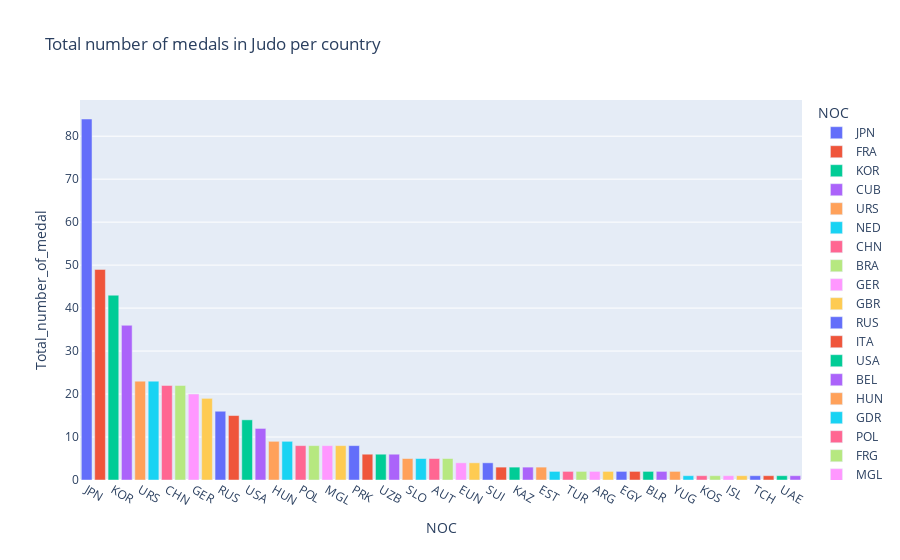

Notebook cell for this chart:
### Code cell
px.bar(judo, x="NOC", y="Total_number_of_medal", color="NOC", title= "Total number of medals in Judo per country")

### Figure 1 — Plotly figure (JSON) as saved in the notebook; plotly's stock layout.template omitted (floating-point values rounded to 4 significant figures)
{"data": [{"alignmentgroup": "True", "hovertemplate": "NOC=%{x}<br>Total_number_of_medal=%{y}<extra></extra>", "legendgroup": "JPN", "marker": {"color": "#636efa", "pattern": {"shape": ""}}, "name": "JPN", "offsetgroup": "JPN", "orientation": "v", "showlegend": true, "textposition": "auto", "type": "bar", "x": ["JPN"], "xaxis": "x", "y": [84], "yaxis": "y"}, {"alignmentgroup": "True", "hovertemplate": "NOC=%{x}<br>Total_number_of_medal=%{y}<extra></extra>", "legendgroup": "FRA", "marker": {"color": "#EF553B", "pattern": {"shape": ""}}, "name": "FRA", "offsetgroup": "FRA", "orientation": "v", "showlegend": true, "textposition": "auto", "type": "bar", "x": ["FRA"], "xaxis": "x", "y": [49], "yaxis": "y"}, {"alignmentgroup": "True", "hovertemplate": "NOC=%{x}<br>Total_number_of_medal=%{y}<extra></extra>", "legendgroup": "KOR", "marker": {"color": "#00cc96", "pattern": {"shape": ""}}, "name": "KOR", "offsetgroup": "KOR", "orientation": "v", "showlegend": true, "textposition": "auto", "type": "bar", "x": ["KOR"], "xaxis": "x", "y": [43], "yaxis": "y"}, {"alignmentgroup": "True", "hovertemplate": "NOC=%{x}<br>Total_number_of_medal=%{y}<extra></extra>", "legendgroup": "CUB", "marker": {"color": "#ab63fa", "pattern": {"shape": ""}}, "name": "CUB", "offsetgroup": "CUB", "orientation": "v", "showlegend": true, "textposition": "auto", "type": "bar", "x": ["CUB"], "xaxis": "x", "y": [36], "yaxis": "y"}, {"alignmentgroup": "True", "hovertemplate": "NOC=%{x}<br>Total_number_of_medal=%{y}<extra></extra>", "legendgroup": "URS", "marker": {"color": "#FFA15A", "pattern": {"shape": ""}}, "name": "URS", "offsetgroup": "URS", "orientation": "v", "showlegend": true, "textposition": "auto", "type": "bar", "x": ["URS"], "xaxis": "x", "y": [23], "yaxis": "y"}, {"alignmentgroup": "True", "hovertemplate": "NOC=%{x}<br>Total_number_of_medal=%{y}<extra></extra>", "legendgroup": "NED", "marker": {"color": "#19d3f3", "pattern": {"shape": ""}}, "name": "NED", "offsetgroup": "NED", "orientation": "v", "showlegend": true, "textposition": "auto", "type": "bar", "x": ["NED"], "xaxis": "x", "y": [23], "yaxis": "y"}, {"alignmentgroup": "True", "hovertemplate": "NOC=%{x}<br>Total_number_of_medal=%{y}<extra></extra>", "legendgroup": "CHN", "marker": {"color": "#FF6692", "pattern": {"shape": ""}}, "name": "CHN", "offsetgroup": "CHN", "orientation": "v", "showlegend": true, "textposition": "auto", "type": "bar", "x": ["CHN"], "xaxis": "x", "y": [22], "yaxis": "y"}, {"alignmentgroup": "True", "hovertemplate": "NOC=%{x}<br>Total_number_of_medal=%{y}<extra></extra>", "legendgroup": "BRA", "marker": {"color": "#B6E880", "pattern": {"shape": ""}}, "name": "BRA", "offsetgroup": "BRA", "orientation": "v", "showlegend": true, "textposition": "auto", "type": "bar", "x": ["BRA"], "xaxis": "x", "y": [22], "yaxis": "y"}, {"alignmentgroup": "True", "hovertemplate": "NOC=%{x}<br>Total_number_of_medal=%{y}<extra></extra>", "legendgroup": "GER", "marker": {"color": "#FF97FF", "pattern": {"shape": ""}}, "name": "GER", "offsetgroup": "GER", "orientation": "v", "showlegend": true, "textposition": "auto", "type": "bar", "x": ["GER"], "xaxis": "x", "y": [20], "yaxis": "y"}, {"alignmentgroup": "True", "hovertemplate": "NOC=%{x}<br>Total_number_of_medal=%{y}<extra></extra>", "legendgroup": "GBR", "marker": {"color": "#FECB52", "pattern": {"shape": ""}}, "name": "GBR", "offsetgroup": "GBR", "orientation": "v", "showlegend": true, "textposition": "auto", "type": "bar", "x": ["GBR"], "xaxis": "x", "y": [19], "yaxis": "y"}, {"alignmentgroup": "True", "hovertemplate": "NOC=%{x}<br>Total_number_of_medal=%{y}<extra></extra>", "legendgroup": "RUS", "marker": {"color": "#636efa", "pattern": {"shape": ""}}, "name": "RUS", "offsetgroup": "RUS", "orientation": "v", "showlegend": true, "textposition": "auto", "type": "bar", "x": ["RUS"], "xaxis": "x", "y": [16], "yaxis": "y"}, {"alignmentgroup": "True", "hovertemplate": "NOC=%{x}<br>Total_number_of_medal=%{y}<extra></extra>", "legendgroup": "ITA", "marker": {"color": "#EF553B", "pattern": {"shape": ""}}, "name": "ITA", "offsetgroup": "ITA", "orientation": "v", "showlegend": true, "textposition": "auto", "type": "bar", "x": ["ITA"], "xaxis": "x", "y": [15], "yaxis": "y"}, {"alignmentgroup": "True", "hovertemplate": "NOC=%{x}<br>Total_number_of_medal=%{y}<extra></extra>", "legendgroup": "USA", "marker": {"color": "#00cc96", "pattern": {"shape": ""}}, "name": "USA", "offsetgroup": "USA", "orientation": "v", "showlegend": true, "textposition": "auto", "type": "bar", "x": ["USA"], "xaxis": "x", "y": [14], "yaxis": "y"}, {"alignmentgroup": "True", "hovertemplate": "NOC=%{x}<br>Total_number_of_medal=%{y}<extra></extra>", "legendgroup": "BEL", "marker": {"color": "#ab63fa", "pattern": {"shape": ""}}, "name": "BEL", "offsetgroup": "BEL", "orientation": "v", "showlegend": true, "textposition": "auto", "type": "bar", "x": ["BEL"], "xaxis": "x", "y": [12], "yaxis": "y"}, {"alignmentgroup": "True", "hovertemplate": "NOC=%{x}<br>Total_number_of_medal=%{y}<extra></extra>", "legendgroup": "HUN", "marker": {"color": "#FFA15A", "pattern": {"shape": ""}}, "name": "HUN", "offsetgroup": "HUN", "orientation": "v", "showlegend": true, "textposition": "auto", "type": "bar", "x": ["HUN"], "xaxis": "x", "y": [9], "yaxis": "y"}, {"alignmentgroup": "True", "hovertemplate": "NOC=%{x}<br>Total_number_of_medal=%{y}<extra></extra>", "legendgroup": "GDR", "marker": {"color": "#19d3f3", "pattern": {"shape": ""}}, "name": "GDR", "offsetgroup": "GDR", "orientation": "v", "showlegend": true, "textposition": "auto", "type": "bar", "x": ["GDR"], "xaxis": "x", "y": [9], "yaxis": "y"}, {"alignmentgroup": "True", "hovertemplate": "NOC=%{x}<br>Total_number_of_medal=%{y}<extra></extra>", "legendgroup": "POL", "marker": {"color": "#FF6692", "pattern": {"shape": ""}}, "name": "POL", "offsetgroup": "POL", "orientation": "v", "showlegend": true, "textposition": "auto", "type": "bar", "x": ["POL"], "xaxis": "x", "y": [8], "yaxis": "y"}, {"alignmentgroup": "True", "hovertemplate": "NOC=%{x}<br>Total_number_of_medal=%{y}<extra></extra>", "legendgroup": "FRG", "marker": {"color": "#B6E880", "pattern": {"shape": ""}}, "name": "FRG", "offsetgroup": "FRG", "orientation": "v", "showlegend": true, "textposition": "auto", "type": "bar", "x": ["FRG"], "xaxis": "x", "y": [8], "yaxis": "y"}, {"alignmentgroup": "True", "hovertemplate": "NOC=%{x}<br>Total_number_of_medal=%{y}<extra></extra>", "legendgroup": "MGL", "marker": {"color": "#FF97FF", "pattern": {"shape": ""}}, "name": "MGL", "offsetgroup": "MGL", "orientation": "v", "showlegend": true, "textposition": "auto", "type": "bar", "x": ["MGL"], "xaxis": "x", "y": [8], "yaxis": "y"}, {"alignmentgroup": "True", "hovertemplate": "NOC=%{x}<br>Total_number_of_medal=%{y}<extra></extra>", "legendgroup": "GEO", "marker": {"color": "#FECB52", "pattern": {"shape": ""}}, "name": "GEO", "offsetgroup": "GEO", "orientation": "v", "showlegend": true, "textposition": "auto", "type": "bar", "x": ["GEO"], "xaxis": "x", "y": [8], "yaxis": "y"}, {"alignmentgroup": "True", "hovertemplate": "NOC=%{x}<br>Total_number_of_medal=%{y}<extra></extra>", "legendgroup": "PRK", "marker": {"color": "#636efa", "pattern": {"shape": ""}}, "name": "PRK", "offsetgroup": "PRK", "orientation": "v", "showlegend": true, "textposition": "auto", "type": "bar", "x": ["PRK"], "xaxis": "x", "y": [8], "yaxis": "y"}, {"alignmentgroup": "True", "hovertemplate": "NOC=%{x}<br>Total_number_of_medal=%{y}<extra></extra>", "legendgroup": "ESP", "marker": {"color": "#EF553B", "pattern": {"shape": ""}}, "name": "ESP", "offsetgroup": "ESP", "orientation": "v", "showlegend": true, "textposition": "auto", "type": "bar", "x": ["ESP"], "xaxis": "x", "y": [6], "yaxis": "y"}, {"alignmentgroup": "True", "hovertemplate": "NOC=%{x}<br>Total_number_of_medal=%{y}<extra></extra>", "legendgroup": "UZB", "marker": {"color": "#00cc96", "pattern": {"shape": ""}}, "name": "UZB", "offsetgroup": "UZB", "orientation": "v", "showlegend": true, "textposition": "auto", "type": "bar", "x": ["UZB"], "xaxis": "x", "y": [6], "yaxis": "y"}, {"alignmentgroup": "True", "hovertemplate": "NOC=%{x}<br>Total_number_of_medal=%{y}<extra></extra>", "legendgroup": "ROU", "marker": {"color": "#ab63fa", "pattern": {"shape": ""}}, "name": "ROU", "offsetgroup": "ROU", "orientation": "v", "showlegend": true, "textposition": "auto", "type": "bar", "x": ["ROU"], "xaxis": "x", "y": [6], "yaxis": "y"}, {"alignmentgroup": "True", "hovertemplate": "NOC=%{x}<br>Total_number_of_medal=%{y}<extra></extra>", "legendgroup": "SLO", "marker": {"color": "#FFA15A", "pattern": {"shape": ""}}, "name": "SLO", "offsetgroup": "SLO", "orientation": "v", "showlegend": true, "textposition": "auto", "type": "bar", "x": ["SLO"], "xaxis": "x", "y": [5], "yaxis": "y"}, {"alignmentgroup": "True", "hovertemplate": "NOC=%{x}<br>Total_number_of_medal=%{y}<extra></extra>", "legendgroup": "CAN", "marker": {"color": "#19d3f3", "pattern": {"shape": ""}}, "name": "CAN", "offsetgroup": "CAN", "orientation": "v", "showlegend": true, "textposition": "auto", "type": "bar", "x": ["CAN"], "xaxis": "x", "y": [5], "yaxis": "y"}, {"alignmentgroup": "True", "hovertemplate": "NOC=%{x}<br>Total_number_of_medal=%{y}<extra></extra>", "legendgroup": "AUT", "marker": {"color": "#FF6692", "pattern": {"shape": ""}}, "name": "AUT", "offsetgroup": "AUT", "orientation": "v", "showlegend": true, "textposition": "auto", "type": "bar", "x": ["AUT"], "xaxis": "x", "y": [5], "yaxis": "y"}, {"alignmentgroup": "True", "hovertemplate": "NOC=%{x}<br>Total_number_of_medal=%{y}<extra></extra>", "legendgroup": "ISR", "marker": {"color": "#B6E880", "pattern": {"shape": ""}}, "name": "ISR", "offsetgroup": "ISR", "orientation": "v", "showlegend": true, "textposition": "auto", "type": "bar", "x": ["ISR"], "xaxis": "x", "y": [5], "yaxis": "y"}, {"alignmentgroup": "True", "hovertemplate": "NOC=%{x}<br>Total_number_of_medal=%{y}<extra></extra>", "legendgroup": "EUN", "marker": {"color": "#FF97FF", "pattern": {"shape": ""}}, "name": "EUN", "offsetgroup": "EUN", "orientation": "v", "showlegend": true, "textposition": "auto", "type": "bar", "x": ["EUN"], "xaxis": "x", "y": [4], "yaxis": "y"}, {"alignmentgroup": "True", "hovertemplate": "NOC=%{x}<br>Total_number_of_medal=%{y}<extra></extra>", "legendgroup": "AZE", "marker": {"color": "#FECB52", "pattern": {"shape": ""}}, "name": "AZE", "offsetgroup": "AZE", "orientation": "v", "showlegend": true, "textposition": "auto", "type": "bar", "x": ["AZE"], "xaxis": "x", "y": [4], "yaxis": "y"}, {"alignmentgroup": "True", "hovertemplate": "NOC=%{x}<br>Total_number_of_medal=%{y}<extra></extra>", "legendgroup": "SUI", "marker": {"color": "#636efa", "pattern": {"shape": ""}}, "name": "SUI", "offsetgroup": "SUI", "orientation": "v", "showlegend": true, "textposition": "auto", "type": "bar", "x": ["SUI"], "xaxis": "x", "y": [4], "yaxis": "y"}, {"alignmentgroup": "True", "hovertemplate": "NOC=%{x}<br>Total_number_of_medal=%{y}<extra></extra>", "legendgroup": "BUL", "marker": {"color": "#EF553B", "pattern": {"shape": ""}}, "name": "BUL", "offsetgroup": "BUL", "orientation": "v", "showlegend": true, "textposition": "auto", "type": "bar", "x": ["BUL"], "xaxis": "x", "y": [3], "yaxis": "y"}, {"alignmentgroup": "True", "hovertemplate": "NOC=%{x}<br>Total_number_of_medal=%{y}<extra></extra>", "legendgroup": "KAZ", "marker": {"color": "#00cc96", "pattern": {"shape": ""}}, "name": "KAZ", "offsetgroup": "KAZ", "orientation": "v", "showlegend": true, "textposition": "auto", "type": "bar", "x": ["KAZ"], "xaxis": "x", "y": [3], "yaxis": "y"}, {"alignmentgroup": "True", "hovertemplate": "NOC=%{x}<br>Total_number_of_medal=%{y}<extra></extra>", "legendgroup": "UKR", "marker": {"color": "#ab63fa", "pattern": {"shape": ""}}, "name": "UKR", "offsetgroup": "UKR", "orientation": "v", "showlegend": true, "textposition": "auto", "type": "bar", "x": ["UKR"], "xaxis": "x", "y": [3], "yaxis": "y"}, {"alignmentgroup": "True", "hovertemplate": "NOC=%{x}<br>Total_number_of_medal=%{y}<extra></extra>", "legendgroup": "EST", "marker": {"color": "#FFA15A", "pattern": {"shape": ""}}, "name": "EST", "offsetgroup": "EST", "orientation": "v", "showlegend": true, "textposition": "auto", "type": "bar", "x": ["EST"], "xaxis": "x", "y": [3], "yaxis": "y"}, {"alignmentgroup": "True", "hovertemplate": "NOC=%{x}<br>Total_number_of_medal=%{y}<extra></extra>", "legendgroup": "POR", "marker": {"color": "#19d3f3", "pattern": {"shape": ""}}, "name": "POR", "offsetgroup": "POR", "orientation": "v", "showlegend": true, "textposition": "auto", "type": "bar", "x": ["POR"], "xaxis": "x", "y": [2], "yaxis": "y"}, {"alignmentgroup": "True", "hovertemplate": "NOC=%{x}<br>Total_number_of_medal=%{y}<extra></extra>", "legendgroup": "TUR", "marker": {"color": "#FF6692", "pattern": {"shape": ""}}, "name": "TUR", "offsetgroup": "TUR", "orientation": "v", "showlegend": true, "textposition": "auto", "type": "bar", "x": ["TUR"], "xaxis": "x", "y": [2], "yaxis": "y"}, {"alignmentgroup": "True", "hovertemplate": "NOC=%{x}<br>Total_number_of_medal=%{y}<extra></extra>", "legendgroup": "ALG", "marker": {"color": "#B6E880", "pattern": {"shape": ""}}, "name": "ALG", "offsetgroup": "ALG", "orientation": "v", "showlegend": true, "textposition": "auto", "type": "bar", "x": ["ALG"], "xaxis": "x", "y": [2], "yaxis": "y"}, {"alignmentgroup": "True", "hovertemplate": "NOC=%{x}<br>Total_number_of_medal=%{y}<extra></extra>", "legendgroup": "ARG", "marker": {"color": "#FF97FF", "pattern": {"shape": ""}}, "name": "ARG", "offsetgroup": "ARG", "orientation": "v", "showlegend": true, "textposition": "auto", "type": "bar", "x": ["ARG"], "xaxis": "x", "y": [2], "yaxis": "y"}, {"alignmentgroup": "True", "hovertemplate": "NOC=%{x}<br>Total_number_of_medal=%{y}<extra></extra>", "legendgroup": "GRE", "marker": {"color": "#FECB52", "pattern": {"shape": ""}}, "name": "GRE", "offsetgroup": "GRE", "orientation": "v", "showlegend": true, "textposition": "auto", "type": "bar", "x": ["GRE"], "xaxis": "x", "y": [2], "yaxis": "y"}, {"alignmentgroup": "True", "hovertemplate": "NOC=%{x}<br>Total_number_of_medal=%{y}<extra></extra>", "legendgroup": "EGY", "marker": {"color": "#636efa", "pattern": {"shape": ""}}, "name": "EGY", "offsetgroup": "EGY", "orientation": "v", "showlegend": true, "textposition": "auto", "type": "bar", "x": ["EGY"], "xaxis": "x", "y": [2], "yaxis": "y"}, {"alignmentgroup": "True", "hovertemplate": "NOC=%{x}<br>Total_number_of_medal=%{y}<extra></extra>", "legendgroup": "COL", "marker": {"color": "#EF553B", "pattern": {"shape": ""}}, "name": "COL", "offsetgroup": "COL", "orientation": "v", "showlegend": true, "textposition": "auto", "type": "bar", "x": ["COL"], "xaxis": "x", "y": [2], "yaxis": "y"}, {"alignmentgroup": "True", "hovertemplate": "NOC=%{x}<br>Total_number_of_medal=%{y}<extra></extra>", "legendgroup": "BLR", "marker": {"color": "#00cc96", "pattern": {"shape": ""}}, "name": "BLR", "offsetgroup": "BLR", "orientation": "v", "showlegend": true, "textposition": "auto", "type": "bar", "x": ["BLR"], "xaxis": "x", "y": [2], "yaxis": "y"}, {"alignmentgroup": "True", "hovertemplate": "NOC=%{x}<br>Total_number_of_medal=%{y}<extra></extra>", "legendgroup": "AUS", "marker": {"color": "#ab63fa", "pattern": {"shape": ""}}, "name": "AUS", "offsetgroup": "AUS", "orientation": "v", "showlegend": true, "textposition": "auto", "type": "bar", "x": ["AUS"], "xaxis": "x", "y": [2], "yaxis": "y"}, {"alignmentgroup": "True", "hovertemplate": "NOC=%{x}<br>Total_number_of_medal=%{y}<extra></extra>", "legendgroup": "YUG", "marker": {"color": "#FFA15A", "pattern": {"shape": ""}}, "name": "YUG", "offsetgroup": "YUG", "orientation": "v", "showlegend": true, "textposition": "auto", "type": "bar", "x": ["YUG"], "xaxis": "x", "y": [2], "yaxis": "y"}, {"alignmentgroup": "True", "hovertemplate": "NOC=%{x}<br>Total_number_of_medal=%{y}<extra></extra>", "legendgroup": "LAT", "marker": {"color": "#19d3f3", "pattern": {"shape": ""}}, "name": "LAT", "offsetgroup": "LAT", "orientation": "v", "showlegend": true, "textposition": "auto", "type": "bar", "x": ["LAT"], "xaxis": "x", "y": [1], "yaxis": "y"}, {"alignmentgroup": "True", "hovertemplate": "NOC=%{x}<br>Total_number_of_medal=%{y}<extra></extra>", "legendgroup": "KOS", "marker": {"color": "#FF6692", "pattern": {"shape": ""}}, "name": "KOS", "offsetgroup": "KOS", "orientation": "v", "showlegend": true, "textposition": "auto", "type": "bar", "x": ["KOS"], "xaxis": "x", "y": [1], "yaxis": "y"}, {"alignmentgroup": "True", "hovertemplate": "NOC=%{x}<br>Total_number_of_medal=%{y}<extra></extra>", "legendgroup": "KGZ", "marker": {"color": "#B6E880", "pattern": {"shape": ""}}, "name": "KGZ", "offsetgroup": "KGZ", "orientation": "v", "showlegend": true, "textposition": "auto", "type": "bar", "x": ["KGZ"], "xaxis": "x", "y": [1], "yaxis": "y"}, {"alignmentgroup": "True", "hovertemplate": "NOC=%{x}<br>Total_number_of_medal=%{y}<extra></extra>", "legendgroup": "ISL", "marker": {"color": "#FF97FF", "pattern": {"shape": ""}}, "name": "ISL", "offsetgroup": "ISL", "orientation": "v", "showlegend": true, "textposition": "auto", "type": "bar", "x": ["ISL"], "xaxis": "x", "y": [1], "yaxis": "y"}, {"alignmentgroup": "True", "hovertemplate": "NOC=%{x}<br>Total_number_of_medal=%{y}<extra></extra>", "legendgroup": "SVK", "marker": {"color": "#FECB52", "pattern": {"shape": ""}}, "name": "SVK", "offsetgroup": "SVK", "orientation": "v", "showlegend": true, "textposition": "auto", "type": "bar", "x": ["SVK"], "xaxis": "x", "y": [1], "yaxis": "y"}, {"alignmentgroup": "True", "hovertemplate": "NOC=%{x}<br>Total_number_of_medal=%{y}<extra></extra>", "legendgroup": "TCH", "marker": {"color": "#636efa", "pattern": {"shape": ""}}, "name": "TCH", "offsetgroup": "TCH", "orientation": "v", "showlegend": true, "textposition": "auto", "type": "bar", "x": ["TCH"], "xaxis": "x", "y": [1], "yaxis": "y"}, {"alignmentgroup": "True", "hovertemplate": "NOC=%{x}<br>Total_number_of_medal=%{y}<extra></extra>", "legendgroup": "TJK", "marker": {"color": "#EF553B", "pattern": {"shape": ""}}, "name": "TJK", "offsetgroup": "TJK", "orientation": "v", "showlegend": true, "textposition": "auto", "type": "bar", "x": ["TJK"], "xaxis": "x", "y": [1], "yaxis": "y"}, {"alignmentgroup": "True", "hovertemplate": "NOC=%{x}<br>Total_number_of_medal=%{y}<extra></extra>", "legendgroup": "UAE", "marker": {"color": "#00cc96", "pattern": {"shape": ""}}, "name": "UAE", "offsetgroup": "UAE", "orientation": "v", "showlegend": true, "textposition": "auto", "type": "bar", "x": ["UAE"], "xaxis": "x", "y": [1], "yaxis": "y"}, {"alignmentgroup": "True", "hovertemplate": "NOC=%{x}<br>Total_number_of_medal=%{y}<extra></extra>", "legendgroup": "CZE", "marker": {"color": "#ab63fa", "pattern": {"shape": ""}}, "name": "CZE", "offsetgroup": "CZE", "orientation": "v", "showlegend": true, "textposition": "auto", "type": "bar", "x": ["CZE"], "xaxis": "x", "y": [1], "yaxis": "y"}], "layout": {"barmode": "relative", "legend": {"title": {"text": "NOC"}, "tracegroupgap": 0}, "title": {"text": "Total number of medals in Judo per country"}, "xaxis": {"anchor": "y", "categoryarray": ["JPN", "FRA", "KOR", "CUB", "URS", "NED", "CHN", "BRA", "GER", "GBR", "RUS", "ITA", "USA", "BEL", "HUN", "GDR", "POL", "FRG", "MGL", "GEO", "PRK", "ESP", "UZB", "ROU", "SLO", "CAN", "AUT", "ISR", "EUN", "AZE", "SUI", "BUL", "KAZ", "UKR", "EST", "POR", "TUR", "ALG", "ARG", "GRE", "EGY", "COL", "BLR", "AUS", "YUG", "LAT", "KOS", "KGZ", "ISL", "SVK", "TCH", "TJK", "UAE", "CZE"], "categoryorder": "array", "domain": [0, 1], "title": {"text": "NOC"}}, "yaxis": {"anchor": "x", "domain": [0, 1], "title": {"text": "Total_number_of_medal"}}}}
